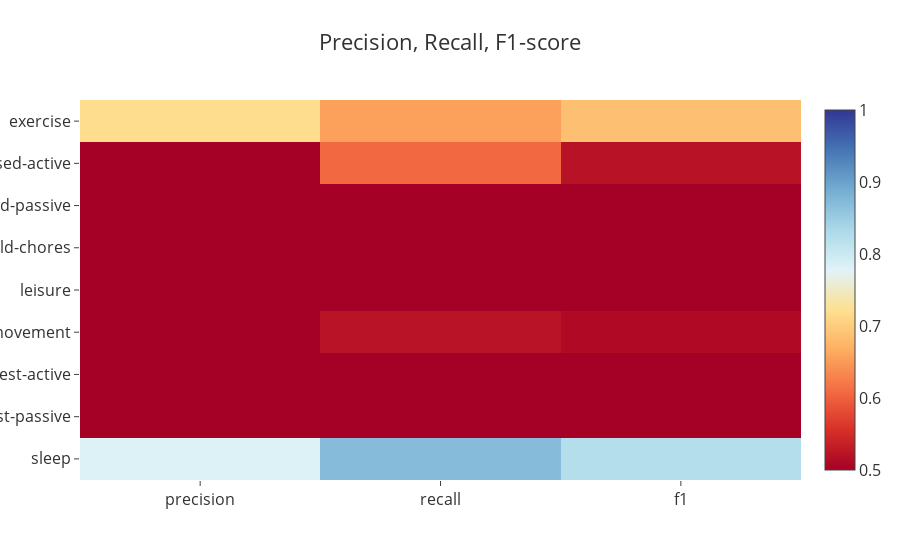
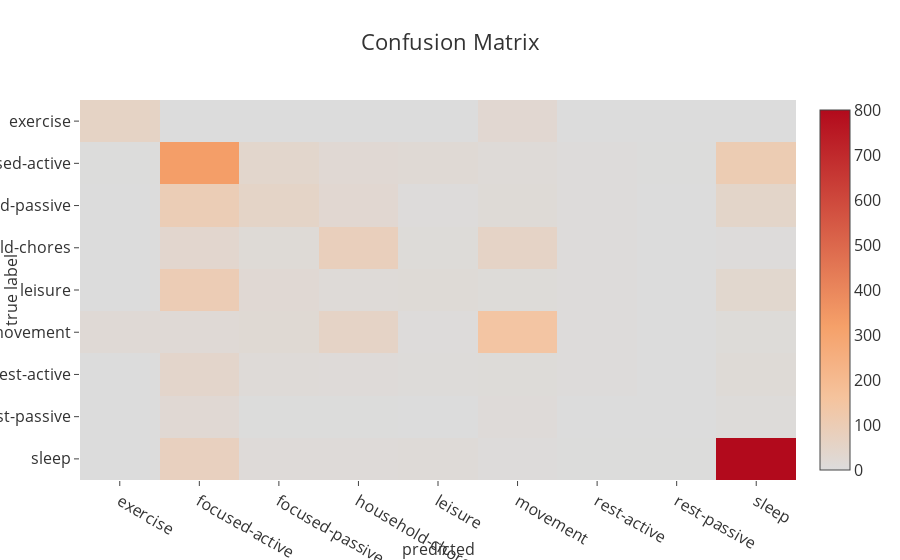
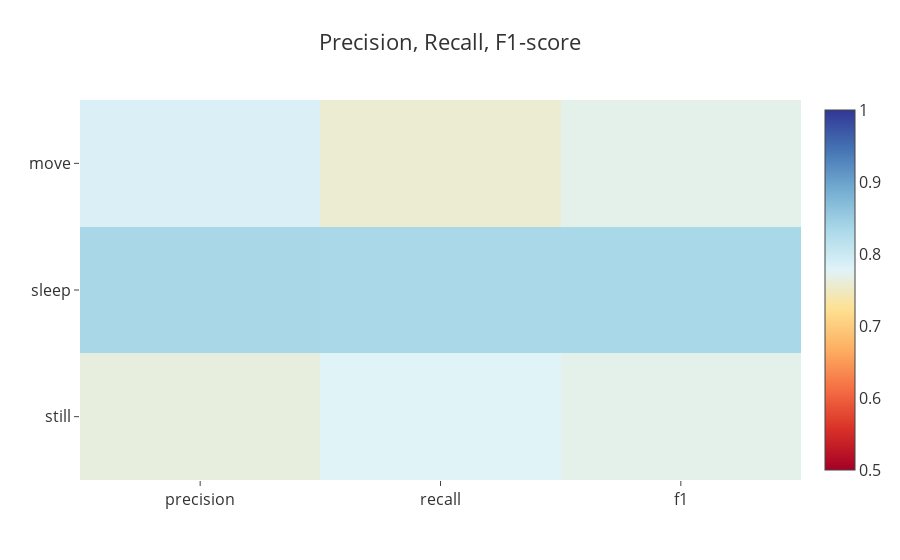
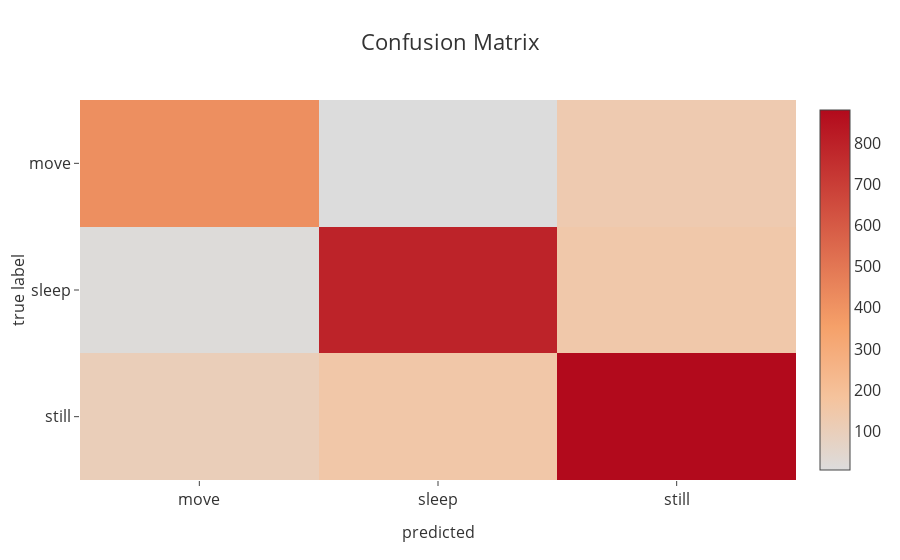

The code cell stored with these charts, in order, in its notebook:
### Code cell
#for label in ['gr_active', 'gr_focus1', 'gr_focus2', 'gr_stress1', 'gr_stress2', 'gr_stress3']:
for label in ['activity', 'gr_main3', 'gr_main4', 'gr_stress1', 'gr_stress2', 'gr_stress3']:
    cmc.plot_matrices(dfr, clf, features, label)

### Figure 1 — Plotly figure (JSON) as saved in the notebook; plotly's stock layout.template omitted (floating-point values rounded to 4 significant figures)
{"data": [{"colorscale": [[0, "rgb(165,0,38)"], [0.1111, "rgb(215,48,39)"], [0.2222, "rgb(244,109,67)"], [0.3333, "rgb(253,174,97)"], [0.4444, "rgb(254,224,144)"], [0.5556, "rgb(224,243,248)"], [0.6667, "rgb(171,217,233)"], [0.7778, "rgb(116,173,209)"], [0.8889, "rgb(69,117,180)"], [1, "rgb(49,54,149)"]], "type": "heatmap", "x": ["precision", "recall", "f1"], "y": ["exercise", "focused-active", "focused-passive", "household-chores", "leisure", "movement", "rest-active", "rest-passive", "sleep"], "z": [[0.7195, 0.6556, 0.686], [0.4556, 0.6074, 0.5206], [0.2967, 0.2151, 0.2494], [0.3568, 0.3894, 0.3724], [0.2105, 0.0796, 0.1155], [0.5, 0.5216, 0.5106], [0.1429, 0.0396, 0.06202], [0, 0, 0], [0.7807, 0.8707, 0.8232]], "zmax": 1, "zmin": 0.5}], "layout": {"font": {"color": "#333333", "size": 16}, "title": "Precision, Recall, F1-score", "yaxis": {"autorange": "reversed"}}}

### Figure 2 — Plotly figure (JSON) as saved in the notebook; plotly's stock layout.template omitted (floating-point values rounded to 4 significant figures)
{"data": [{"colorscale": "Reds", "type": "heatmap", "x": ["exercise", "focused-active", "focused-passive", "household-chores", "leisure", "movement", "rest-active", "rest-passive", "sleep"], "y": ["exercise", "focused-active", "focused-passive", "household-chores", "leisure", "movement", "rest-active", "rest-passive", "sleep"], "z": [[59, 0, 1, 1, 0, 29, 0, 0, 0], [2, 328, 41, 24, 21, 13, 4, 2, 105], [0, 97, 54, 29, 5, 14, 4, 0, 48], [0, 36, 16, 81, 9, 56, 4, 0, 6], [1, 100, 23, 12, 16, 9, 5, 0, 35], [19, 19, 22, 56, 4, 145, 4, 0, 9], [0, 43, 13, 10, 8, 9, 4, 0, 14], [0, 23, 2, 3, 1, 10, 0, 0, 8], [1, 74, 10, 11, 12, 5, 3, 3, 801]]}], "layout": {"font": {"color": "#333333", "size": 16}, "title": "Confusion Matrix", "xaxis": {"title": "predicted", "titlefont": {"color": "#333333", "size": 16}}, "yaxis": {"autorange": "reversed", "title": "true label", "titlefont": {"color": "#333333", "size": 16}}}}

### Figure 3 — Plotly figure (JSON) as saved in the notebook; plotly's stock layout.template omitted (floating-point values rounded to 4 significant figures)
{"data": [{"colorscale": [[0, "rgb(165,0,38)"], [0.1111, "rgb(215,48,39)"], [0.2222, "rgb(244,109,67)"], [0.3333, "rgb(253,174,97)"], [0.4444, "rgb(254,224,144)"], [0.5556, "rgb(224,243,248)"], [0.6667, "rgb(171,217,233)"], [0.7778, "rgb(116,173,209)"], [0.8889, "rgb(69,117,180)"], [1, "rgb(49,54,149)"]], "type": "heatmap", "x": ["precision", "recall", "f1"], "y": ["move", "sleep", "still"], "z": [[0.7834, 0.7577, 0.7704], [0.8358, 0.834, 0.8349], [0.7636, 0.7771, 0.7703]], "zmax": 1, "zmin": 0.5}], "layout": {"font": {"color": "#333333", "size": 16}, "title": "Precision, Recall, F1-score", "yaxis": {"autorange": "reversed"}}}

### Figure 4 — Plotly figure (JSON) as saved in the notebook; plotly's stock layout.template omitted (floating-point values rounded to 4 significant figures)
{"data": [{"colorscale": "Reds", "type": "heatmap", "x": ["move", "sleep", "still"], "y": ["move", "sleep", "still"], "z": [[416, 5, 128], [13, 794, 145], [102, 151, 882]]}], "layout": {"font": {"color": "#333333", "size": 16}, "title": "Confusion Matrix", "xaxis": {"title": "predicted", "titlefont": {"color": "#333333", "size": 16}}, "yaxis": {"autorange": "reversed", "title": "true label", "titlefont": {"color": "#333333", "size": 16}}}}
